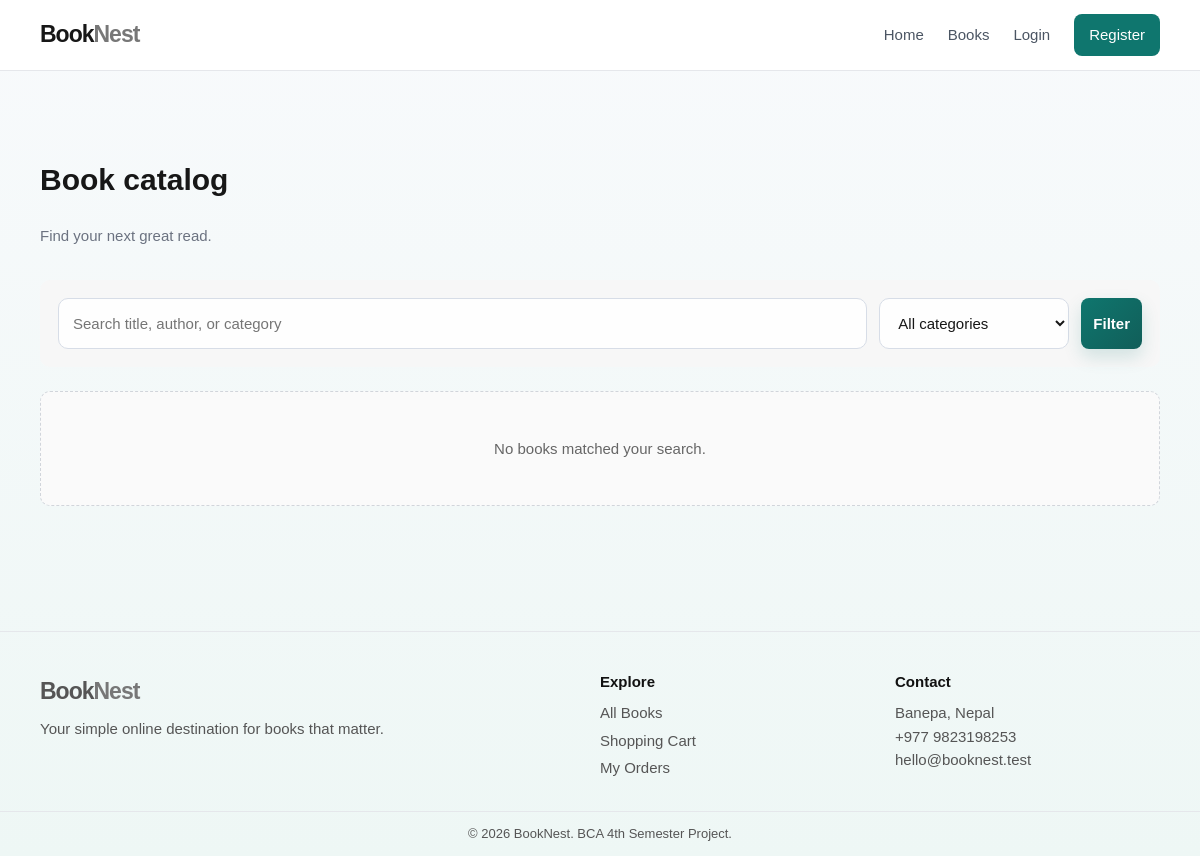
/books.php, run on an earlier commit of the app's database.
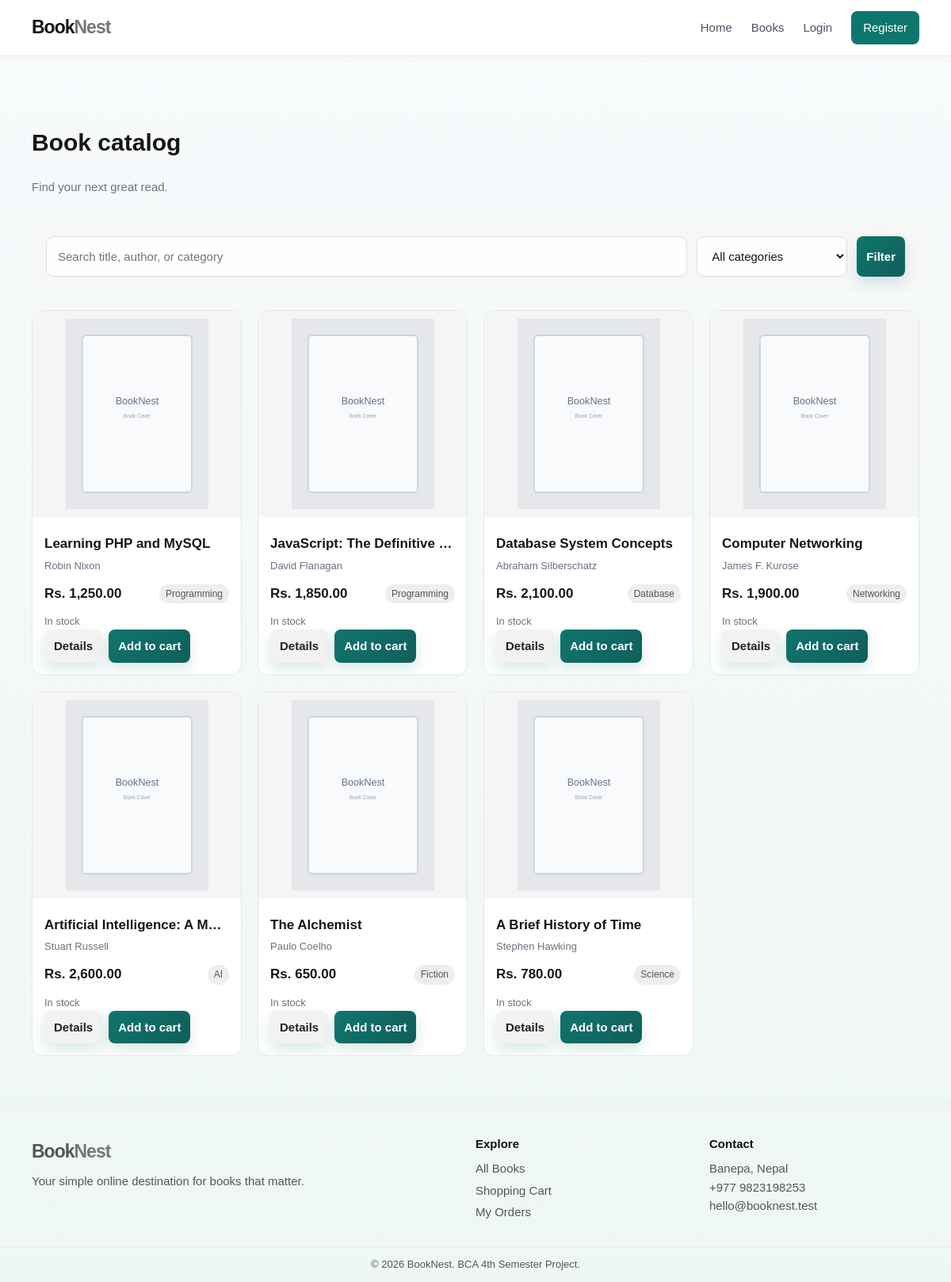
And on a later commit of the database.
### tables this page shows
CREATE TABLE books (
  id INT UNSIGNED AUTO_INCREMENT PRIMARY KEY,
  category_id INT UNSIGNED NOT NULL,
  title VARCHAR(180) NOT NULL,
  author VARCHAR(120) NOT NULL,
  isbn VARCHAR(30) NULL UNIQUE,
  publisher VARCHAR(120) NULL,
  price DECIMAL(10,2) NOT NULL,
  quantity INT UNSIGNED NOT NULL DEFAULT 0,
  description TEXT NULL,
  image VARCHAR(255) NULL,
  featured TINYINT(1) NOT NULL DEFAULT 0,
  created_at TIMESTAMP DEFAULT CURRENT_TIMESTAMP,
  CONSTRAINT fk_books_category FOREIGN KEY (category_id) REFERENCES categories(id) ON UPDATE CASCADE ON DELETE RESTRICT
);

CREATE TABLE categories (
  id INT UNSIGNED AUTO_INCREMENT PRIMARY KEY,
  name VARCHAR(80) NOT NULL UNIQUE,
  description VARCHAR(255) NULL,
  created_at TIMESTAMP DEFAULT CURRENT_TIMESTAMP
);

### includes/auth.php (called while the page is built, shortened)
<?php
function e($value) { return htmlspecialchars((string)$value, ENT_QUOTES, 'UTF-8'); }
function book_image_url($image) {
    $image = trim((string) $image);
    if ($image === '') return 'images/book-placeholder.svg';
    $normalized = ltrim($image, '/');
    $normalized = preg_replace('#^uploads/?#i', '', $normalized);
    $script = $_SERVER['SCRIPT_NAME'] ?? '/';
    $base_dir = rtrim(dirname($script), '/');
    $base_url = rtrim($base_dir, '/');
    return $base_url . '/uploads/' . $normalized;
}
?>

### books.php (the view, shortened to what this page needs)
<?php
require 'includes/header.php';
$search = trim($_GET['search'] ?? '');
$sql = 'SELECT b.*, c.name category_name FROM books b JOIN categories c ON b.category_id=c.id WHERE 1=1';
$sql .= ' ORDER BY b.created_at DESC';
$stmt = $conn->prepare($sql);
$stmt->execute();
$books = $stmt->get_result();
?>
<div class="section-head">
    <div>
        <h1>Book catalog</h1>
        <p class="muted">Find your next great read.</p>
    </div>
</div>
<form class="filters" method="get">
    <input name="search" value="<?= e($search) ?>" placeholder="Search title, author, or category">
    <select name="category">
        <option value="">All categories</option>
    </select>
    <button class="btn" type="submit">Filter</button>
</form>
<?php if (!$books->num_rows): ?>
    <div class="empty">No books matched your search.</div>
<?php else: ?>
    <div class="book-grid">
        <?php while ($book = $books->fetch_assoc()): ?>
            <?php $image = book_image_url($book['image'] ?? ''); ?>
            <article class="book-card">
                <img class="book-cover" src="<?= e($image) ?>" alt="<?= e($book['title']) ?> cover">
                <div class="book-info">
                    <h3><?= e($book['title']) ?></h3>
                    <p><?= e($book['author']) ?></p>
                    <div class="book-meta">
                        <span class="price">Rs. <?= number_format((float) $book['price'], 2) ?></span>
                        <span class="tag"><?= e($book['category_name']) ?></span>
                    </div>
                    <p class="<?= $book['quantity'] ? 'stock-in' : 'stock-out' ?>">
                        <?= $book['quantity'] ? 'In stock' : 'Out of stock' ?>
                    </p>
                    <div class="card-actions">
                        <a class="btn btn-light" href="book-details.php?id=<?= (int) $book['id'] ?>">Details</a>
                        <?php if ($book['quantity']): ?>
                            <form action="cart.php" method="post">
                                <button class="btn" type="submit">Add to cart</button>
                            </form>
                        <?php endif; ?>
                    </div>
                </div>
            </article>
        <?php endwhile; ?>
    </div>
<?php endif; ?>
<?php require 'includes/footer.php'; ?>

What changed in the data, as far as the page shows it:
added books: title "Learning PHP and MySQL", author "Robin Nixon", price "1,250.00", category.name "Programming", quantity "In stock"
added books: title "JavaScript: The Definitive…", author "David Flanagan", price "1,850.00", category.name "Programming", quantity "In stock"
added books: title "Database System Concepts", author "Abraham Silberschatz", price "2,100.00", category.name "Database", quantity "In stock"
added books: title "Computer Networking", author "James F. Kurose", price "1,900.00", category.name "Networking", quantity "In stock"
added books: title "Artificial Intelligence: A M…", author "Stuart Russell", price "2,600.00", category.name "AI", quantity "In stock"
added books: title "The Alchemist", author "Paulo Coelho", price "650.00", category.name "Fiction", quantity "In stock"
added books: title "A Brief History of Time", author "Stephen Hawking", price "780.00", category.name "Science", quantity "In stock"
Also different on the page:
text no longer shown: "No books matched your search."
